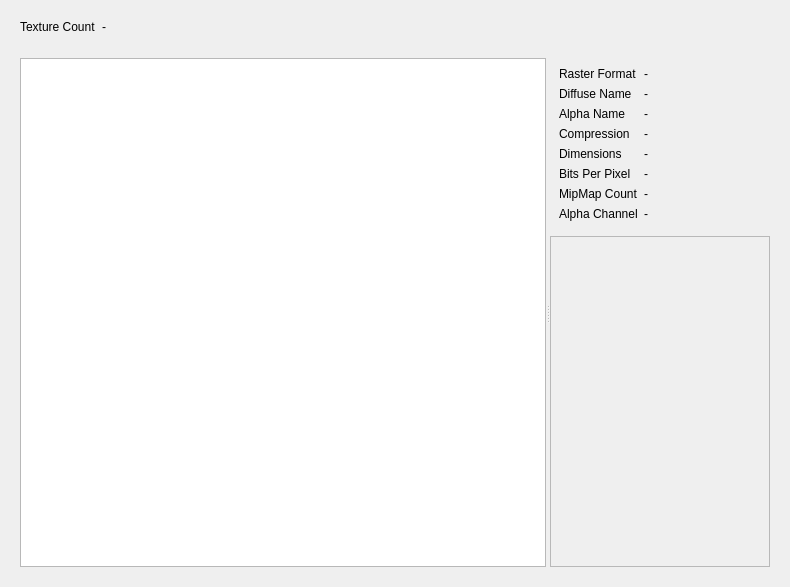
<?xml version="1.0" encoding="UTF-8"?>
<ui version="4.0">
 <class>TXDWidget</class>
 <widget class="QWidget" name="TXDWidget">
  <property name="geometry">
   <rect>
    <x>0</x>
    <y>0</y>
    <width>790</width>
    <height>587</height>
   </rect>
  </property>
  <property name="windowTitle">
   <string notr="true">XXX</string>
  </property>
  <layout class="QVBoxLayout" name="verticalLayout">
   <item>
    <widget class="QWidget" name="widget" native="true">
     <layout class="QFormLayout" name="formLayout">
      <item row="0" column="0">
       <widget class="QLabel" name="label">
        <property name="text">
         <string>Texture Count</string>
        </property>
       </widget>
      </item>
      <item row="0" column="1">
       <widget class="QLabel" name="textureCountLabel">
        <property name="text">
         <string notr="true">-</string>
        </property>
       </widget>
      </item>
     </layout>
    </widget>
   </item>
   <item>
    <widget class="QWidget" name="widget_2" native="true">
     <property name="sizePolicy">
      <sizepolicy hsizetype="Preferred" vsizetype="Preferred">
       <horstretch>0</horstretch>
       <verstretch>1</verstretch>
      </sizepolicy>
     </property>
     <layout class="QVBoxLayout" name="verticalLayout_2">
      <item>
       <widget class="QSplitter" name="mainSplitter">
        <property name="orientation">
         <enum>Qt::Horizontal</enum>
        </property>
        <widget class="QListWidget" name="textureList"/>
        <widget class="QWidget" name="widget_3" native="true">
         <layout class="QVBoxLayout" name="verticalLayout_3">
          <item>
           <widget class="QWidget" name="widget_4" native="true">
            <layout class="QFormLayout" name="formLayout_2">
             <property name="fieldGrowthPolicy">
              <enum>QFormLayout::ExpandingFieldsGrow</enum>
             </property>
             <item row="0" column="0">
              <widget class="QLabel" name="label_2">
               <property name="text">
                <string>Raster Format</string>
               </property>
              </widget>
             </item>
             <item row="0" column="1">
              <widget class="QLabel" name="formatLabel">
               <property name="text">
                <string notr="true">-</string>
               </property>
              </widget>
             </item>
             <item row="1" column="0">
              <widget class="QLabel" name="label_4">
               <property name="text">
                <string>Diffuse Name</string>
               </property>
              </widget>
             </item>
             <item row="1" column="1">
              <widget class="QLabel" name="diffuseNameField">
               <property name="text">
                <string notr="true">-</string>
               </property>
              </widget>
             </item>
             <item row="2" column="0">
              <widget class="QLabel" name="label_6">
               <property name="text">
                <string>Alpha Name</string>
               </property>
              </widget>
             </item>
             <item row="2" column="1">
              <widget class="QLabel" name="alphaNameField">
               <property name="text">
                <string notr="true">-</string>
               </property>
              </widget>
             </item>
             <item row="3" column="0">
              <widget class="QLabel" name="label_8">
               <property name="text">
                <string>Compression</string>
               </property>
              </widget>
             </item>
             <item row="3" column="1">
              <widget class="QLabel" name="compressionField">
               <property name="text">
                <string notr="true">-</string>
               </property>
              </widget>
             </item>
             <item row="4" column="0">
              <widget class="QLabel" name="label_10">
               <property name="text">
                <string>Dimensions</string>
               </property>
              </widget>
             </item>
             <item row="4" column="1">
              <widget class="QLabel" name="dimensionsField">
               <property name="text">
                <string notr="true">-</string>
               </property>
              </widget>
             </item>
             <item row="5" column="0">
              <widget class="QLabel" name="label_12">
               <property name="text">
                <string>Bits Per Pixel</string>
               </property>
              </widget>
             </item>
             <item row="5" column="1">
              <widget class="QLabel" name="bppField">
               <property name="text">
                <string notr="true">-</string>
               </property>
              </widget>
             </item>
             <item row="6" column="0">
              <widget class="QLabel" name="label_14">
               <property name="text">
                <string>MipMap Count</string>
               </property>
              </widget>
             </item>
             <item row="6" column="1">
              <widget class="QLabel" name="mipmapCountField">
               <property name="text">
                <string notr="true">-</string>
               </property>
              </widget>
             </item>
             <item row="7" column="0">
              <widget class="QLabel" name="label_16">
               <property name="text">
                <string>Alpha Channel</string>
               </property>
              </widget>
             </item>
             <item row="7" column="1">
              <widget class="QLabel" name="alphaField">
               <property name="text">
                <string notr="true">-</string>
               </property>
              </widget>
             </item>
            </layout>
           </widget>
          </item>
          <item>
           <widget class="QScrollArea" name="scrollArea">
            <property name="sizePolicy">
             <sizepolicy hsizetype="Expanding" vsizetype="Expanding">
              <horstretch>0</horstretch>
              <verstretch>1</verstretch>
             </sizepolicy>
            </property>
            <property name="frameShadow">
             <enum>QFrame::Sunken</enum>
            </property>
            <property name="widgetResizable">
             <bool>true</bool>
            </property>
            <widget class="QWidget" name="scrollAreaWidgetContents_2">
             <property name="geometry">
              <rect>
               <x>0</x>
               <y>0</y>
               <width>219</width>
               <height>379</height>
              </rect>
             </property>
             <layout class="QHBoxLayout" name="horizontalLayout_2">
              <item>
               <widget class="TextureDisplayer" name="displayLabel">
                <property name="text">
                 <string notr="true"/>
                </property>
                <property name="alignment">
                 <set>Qt::AlignLeading|Qt::AlignLeft|Qt::AlignTop</set>
                </property>
               </widget>
              </item>
             </layout>
            </widget>
           </widget>
          </item>
         </layout>
        </widget>
       </widget>
      </item>
     </layout>
    </widget>
   </item>
  </layout>
 </widget>
 <customwidgets>
  <customwidget>
   <class>TextureDisplayer</class>
   <extends>QLabel</extends>
   <header location="global">TextureDisplayer.h</header>
  </customwidget>
 </customwidgets>
 <resources/>
 <connections/>
</ui>
